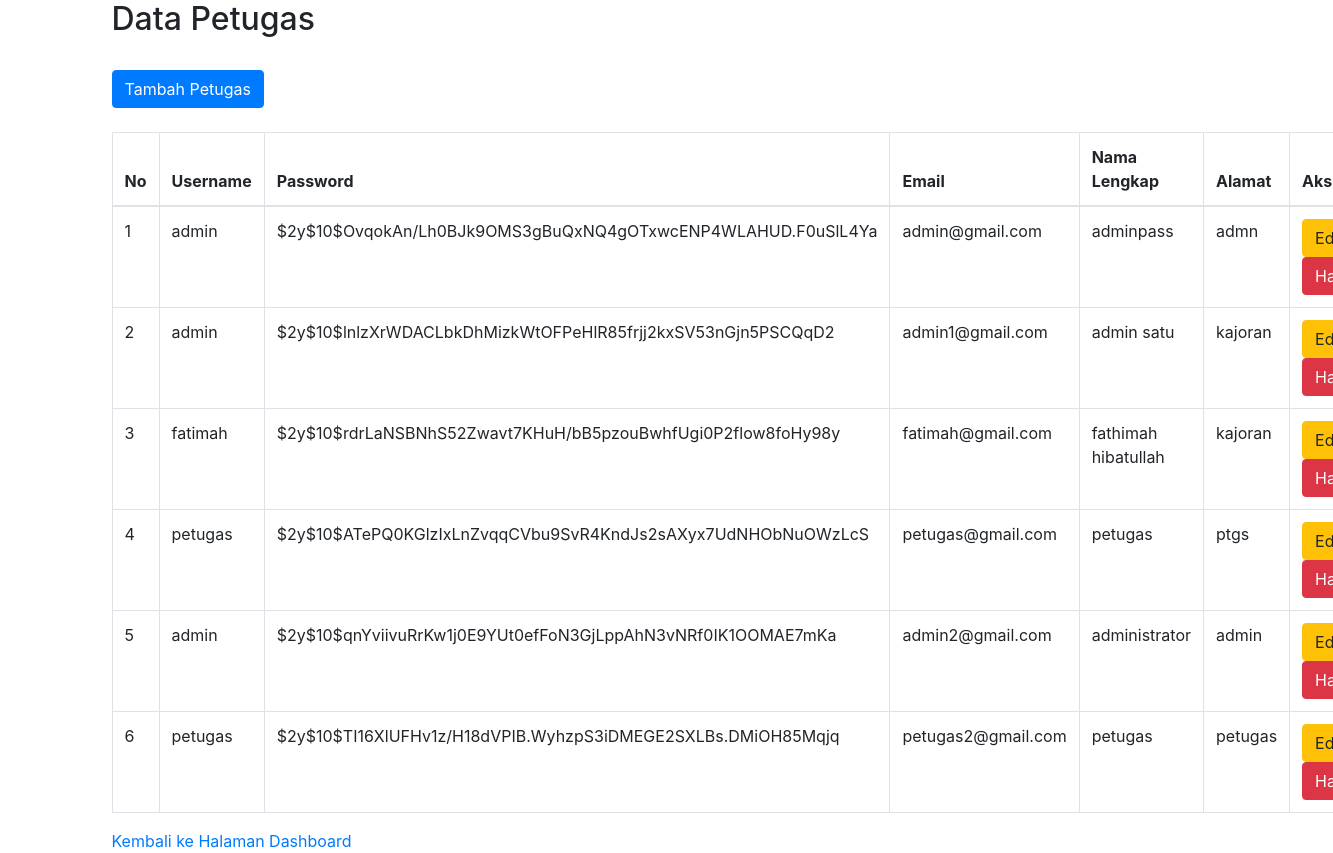
Page /admin/petugas/index.php on the committed database.
### tables this page shows
CREATE TABLE `user` (
  `id_user` int(11) NOT NULL,
  `username` varchar(255) NOT NULL,
  `password` varchar(255) NOT NULL,
  `email` varchar(255) NOT NULL,
  `nama_lengkap` varchar(225) NOT NULL,
  `alamat` text NOT NULL,
  `level` enum('admin','peminjam','petugas','') NOT NULL
);

### admin/petugas/index.php (the view, shortened to what this page needs)
<?php
include 'config.php';
$query_user = mysqli_query($conn, "SELECT * FROM user");
?>
<!DOCTYPE html>
<html lang="id">
<head>
    <link rel="stylesheet" href="https://cdn.jsdelivr.net/npm/bootstrap@4.6.2/dist/css/bootstrap.min.css">
</head>
<body>
    <div class="container">
        <h2>Data Petugas</h2>
        <br>
        <a href="/perpus_ukk/admin/petugas/tambah_petugas.php" class="btn btn-primary">Tambah Petugas</a>
        <br><br>
        <table class="table table-bordered">
            <thead>
                <tr>
                    <th>No</th>
                    <th>Username</th>
                    <th>Password</th>
                    <th>Email</th>
                    <th>Nama Lengkap</th>
                    <th>Alamat</th>
                    <th>Aksi</th>
                </tr>
            </thead>
            <tbody>
                <?php
                $no = 1;
                while ($val_user = mysqli_fetch_assoc($query_user)) {
                ?>
                <tr>
                    <td><?= $no++ ?></td>
                    <td><?= htmlspecialchars($val_user['username']); ?></td>
                    <td><?= htmlspecialchars($val_user['password']); ?></td>
                    <td><?= htmlspecialchars($val_user['email']); ?></td>
                    <td><?= htmlspecialchars($val_user['nama_lengkap']); ?></td>
                    <td><?= htmlspecialchars($val_user['alamat']); ?></td>
                    <td>
                    <a href="edit_petugas.php?id=<?= $val_buku['id_buku']; ?>" class="btn btn-warning">Edit</a>
                    <a href="hapus_petugas.php?id=<?= $val_buku['id_buku']; ?>" class="btn btn-danger"
                    onclick="return confirm('Apakah Anda yakin ingin menghapus petugas ini?');">Hapus</a>
                    </td>
                </tr>
                <?php
                }
                ?>
            </tbody>
        </table>
        <a href="/perpus_ukk/admin/dashboard.php">Kembali ke Halaman Dashboard</a>
    </div>
</body>
</html>

### rows in the picture
user: username "admin", password "$2y$10$OvqokAn/Lh0BJk9OMS3gBuQxNQ4gOTxwcENP4WLAHUD.F0uSlL4Ya", email "admin@gmail.com", nama_lengkap "adminpass", alamat "admn"
user: username "admin", password "$2y$10$lnlzXrWDACLbkDhMizkWtOFPeHlR85frjj2kxSV53nGjn5PSCQqD2", email "admin1@gmail.com", nama_lengkap "admin satu", alamat "kajoran"
user: username "fatimah", password "$2y$10$rdrLaNSBNhS52Zwavt7KHuH/bB5pzouBwhfUgi0P2flow8foHy98y", email "fatimah@gmail.com", nama_lengkap "fathimah hibatullah", alamat "kajoran"
user: username "petugas", password "$2y$10$ATePQ0KGlzIxLnZvqqCVbu9SvR4KndJs2sAXyx7UdNHObNuOWzLcS", email "petugas@gmail.com", nama_lengkap "petugas", alamat "ptgs"
user: username "admin", password "$2y$10$qnYviivuRrKw1j0E9YUt0efFoN3GjLppAhN3vNRf0IK1OOMAE7mKa", email "admin2@gmail.com", nama_lengkap "administrator", alamat "admin"
user: username "petugas", password "$2y$10$TI16XlUFHv1z/H18dVPIB.WyhzpS3iDMEGE2SXLBs.DMiOH85Mqjq", email "petugas2@gmail.com", nama_lengkap "petugas", alamat "petugas"
